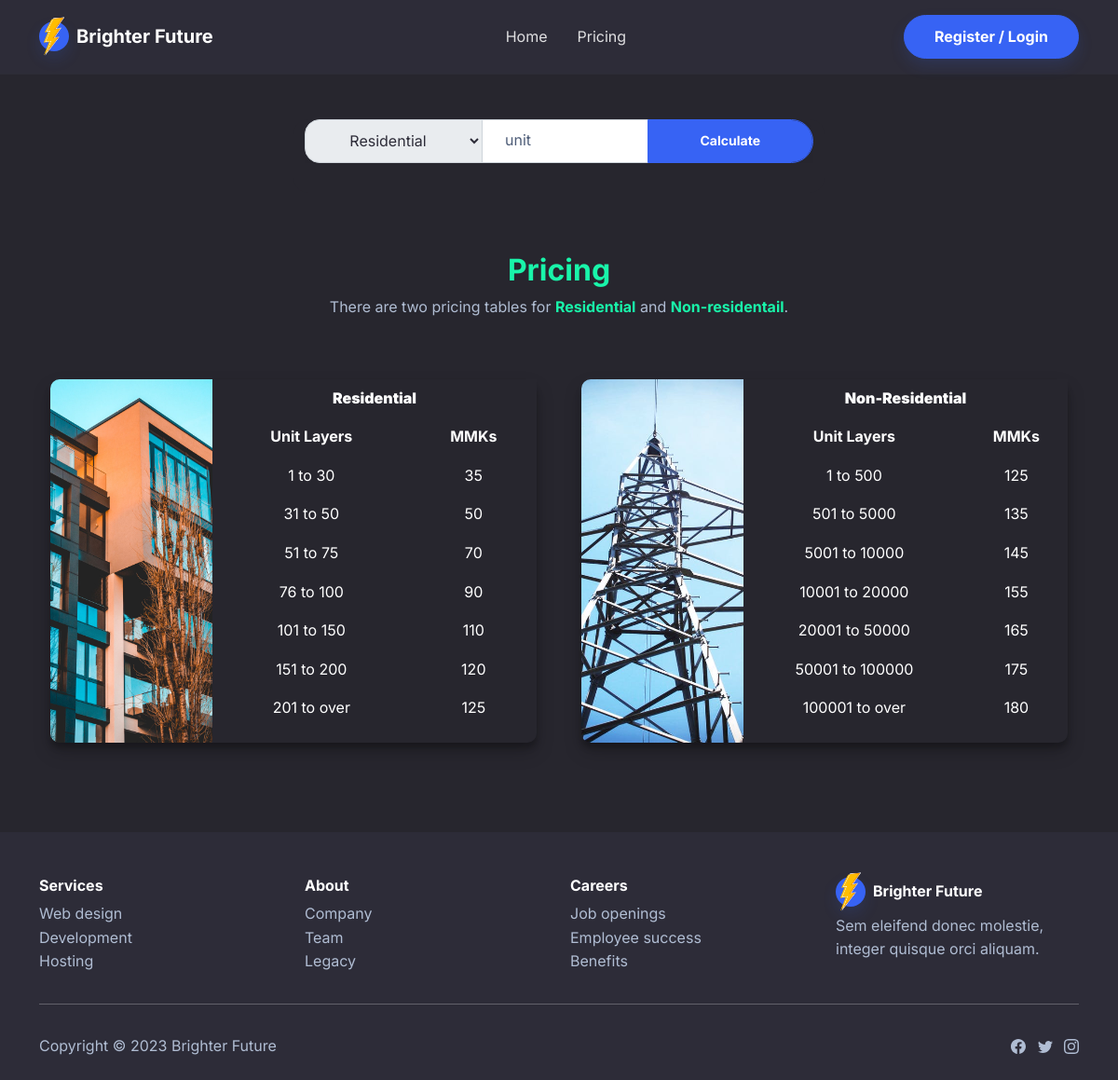
/pricing.php, run on the app's committed database.
### tables this page shows
CREATE TABLE `residentail_price` (
  `id` int(11) NOT NULL,
  `start` int(11) NOT NULL,
  `end` int(11) NOT NULL,
  `price` int(11) NOT NULL
);

CREATE TABLE `non_residentail_price` (
  `id` int(11) NOT NULL,
  `start` int(11) NOT NULL,
  `end` int(11) NOT NULL,
  `price` int(11) NOT NULL
);

### bootstrap.php (called while the page is built, shortened)
<?php
require "dbconnect.php";
$pdo = getPDO();
$db = new DataBase($pdo);

### dbconnect.php (called while the page is built, shortened)
<?php
class DataBase
{
  public $db;
  function __construct($db)
  {
    try {
      $pdo = new PDO("mysql:host=localhost;dbname=original", "root", "");
    } catch (PDOException $e) {
      echo $e->getMessage();
      die();
    }
    $this->db = $pdo;
  }
  public function getResdentailPrice()
  {
    $statement = $this->db->prepare("select * from residentail_price ");
    $statement->execute();
    $billings = $statement->fetchAll(PDO::FETCH_OBJ);
    return $billings;
  }
  public function getNonResdentailPrice()
  {
    $statement = $this->db->prepare("select * from non_residentail_price ");
    $statement->execute();
    $billings = $statement->fetchAll(PDO::FETCH_OBJ);
    return $billings;
  }
}

### pricing.php (the view, shortened to what this page needs)
<?php include "nav.php"; ?>
<?php
$prices_R = $db->getResdentailPrice();
$prices_N = $db->getNonResdentailPrice();
?>
<!DOCTYPE html>
<html lang="en">
<head>
    <link rel="stylesheet" href="assets/bootstrap/css/bootstrap.min.css">
    <link rel="stylesheet" href="assets/css/dh-card-image-left-dark.css">
</head>
<body>
    <section class="py-5 bg-dark">
        <div class="container">
            <div class="row justify-content-center">
                <div class="card col-md-6 bg-dark">
                    <div class="card-header p-0">
                        <div class="row">
                            <form action="#" method="post">
                                <div class="input-group col-md-6">
                                    <select class="input-group-text" name="type" id="">
                                        <option value="1">Residential</option>
                                    </select>
                                    <input class="form-control" placeholder="unit" name="unit" type="number" min="0" />
                                    <button class="btn btn-sm btn-primary form-control" type="submit"
                                        name="calculate">Calculate</button>
                                </div>
                            </form>
                        </div>
                    </div>
                    <div class="card-body h-100">
                    </div>
                </div>
            </div>
        </div>
    </section>
    <section class="py-5 bg-dark" style="margin-top:-80px;">
        <div class="container py-5">
            <div class="row mb-5">
                <div class="col-md-8 col-xl-6 text-center mx-auto">
                    <h2 class="fw-bold text-success">Pricing</h2>
                    <p class="text-muted">There are two pricing tables for <strong
                            class="text-success">Residential</strong> and
                        <strong class="text-success">Non-residentail</strong>.
                    </p>
                </div>
            </div>
            <div class="row">
                <div class="col-md-6">
                    <section>
                        <div class="container">
                            <div class="photo-card bg-dark">
                                <div class="photo-background "
                                    style="background-image: url('assets/img/products/5.jpeg');">
                                </div>
                                <table class="table table-dark  table-borderless align-middle">
                                    <thead class="bg-dark">
                                        <tr>
                                            <th colspan="2" class="text-center"><strong>Residential</strong></th>
                                        </tr>
                                        <tr class="text-center">
                                            <th>Unit Layers</th>
                                            <th>MMKs</th>
                                        </tr>
                                    </thead>
                                    <tbody>
                                        <?php foreach ($prices_R as $price): ?>
                                            <tr class="text-center">
                                                <td>
                                                    <?php echo $price->start . " to ";
                                                    echo 0 == $price->end ? "over" : $price->end; ?>
                                                </td>
                                                <td>
                                                    <?php echo $price->price; ?>
                                                </td>
                                            </tr>
                                        <?php endforeach; ?>
                                    </tbody>
                                </table>
                            </div>
                        </div>
                    </section>
                </div>
                <div class="col-md-6">
                    <section>
                        <div class="container">
                            <div class="photo-card bg-dark">
                                <div class="photo-background "
                                    style="background-image: url('assets/img/products/2.jpeg');"></div>
                                <table class="table table-borderless table-dark align-middle">
                                    <thead class="bg-dark">
                                        <tr>
                                            <th colspan="2" class="text-center"><strong>Non-Residential</strong></th>
                                        </tr>
                                        <tr class="text-center">
                                            <th>Unit Layers</th>
                                            <th>MMKs</th>
                                        </tr>
                                    </thead>
                                    <tbody>
                                        <?php foreach ($prices_N as $price): ?>
                                            <tr class="text-center">
                                                <td>
                                                    <?php echo $price->start . " to ";
                                                    echo 0 == $price->end ? "over" : $price->end; ?>
                                                </td>
                                                <td>
                                                    <?php echo $price->price; ?>
                                                </td>
                                            </tr>
                                        <?php endforeach; ?>
                                    </tbody>
                                </table>
                            </div>
                        </div>
                    </section>
                </div>
            </div>
        </div>
    </section>
    <?php include "footer.php"; ?>
</body>
</html>

### nav.php (shortened to what this page needs)
<?php require "bootstrap.php"; ?>
<!DOCTYPE html>
<html lang="en">
<head>
    <link rel="stylesheet" href="assets/bootstrap/css/bootstrap.min.css">
    <link rel="stylesheet" href="https://cdn.jsdelivr.net/npm/bootstrap-icons@1.10.5/font/bootstrap-icons.css">
    <link rel="stylesheet" href="assets/css/Ludens-Client---Login-Dropdown.css">
</head>
<body>
    <nav class="navbar navbar-dark navbar-expand-md sticky-top py-3" id="mainNav">
        <div class="container"><a class="navbar-brand d-flex align-items-center" href="/"><span
                    class="bs-icon-sm bs-icon-circle bs-icon-primary shadow d-flex justify-content-center align-items-center me-2 bs-icon"><img
                        style="height: 3rem; " src="assets/img/brands/brand-logo.png"
                        alt="brand-logo"></span><span>Brighter Future</span></a>
            <div class="collapse navbar-collapse" id="navcol-1">
                <ul class="navbar-nav mx-auto">
                    <li class="nav-item"><a class="nav-link" href="index.php">Home</a></li>
                    <li class="nav-item"><a class="nav-link" href="pricing.php">Pricing</a></li>
                </ul>
                <?php if (!isset($_SESSION['current_user'])): ?>
                    <a class="btn btn-primary shadow" role="button" href="signup.php">Register / Login</a>
                <?php endif; ?>
            </div>
        </div>
    </nav>

### footer.php (shortened to what this page needs)
<footer >
        <div class="container py-4 py-lg-5">
            <div class="row justify-content-center">
                <div class="col-sm-4 col-md-3 text-center text-lg-start d-flex flex-column">
                    <h3 class="fs-6 fw-bold">Services</h3>
                    <ul class="list-unstyled">
                        <li><a href="#">Web design</a></li>
                        <li><a href="#">Development</a></li>
                        <li><a href="#">Hosting</a></li>
                    </ul>
                </div>
                <div class="col-sm-4 col-md-3 text-center text-lg-start d-flex flex-column">
                    <h3 class="fs-6 fw-bold">About</h3>
                    <ul class="list-unstyled">
                        <li><a href="#">Company</a></li>
                        <li><a href="#">Team</a></li>
                        <li><a href="#">Legacy</a></li>
                    </ul>
                </div>
                <div class="col-sm-4 col-md-3 text-center text-lg-start d-flex flex-column">
                    <h3 class="fs-6 fw-bold">Careers</h3>
                    <ul class="list-unstyled">
                        <li><a href="#">Job openings</a></li>
                        <li><a href="#">Employee success</a></li>
                        <li><a href="#">Benefits</a></li>
                    </ul>
                </div>
                <div
                    class="col-lg-3 text-center text-lg-start d-flex flex-column align-items-center order-first align-items-lg-start order-lg-last">
                    <div class="fw-bold d-flex align-items-center mb-2">
                        <a class="navbar-brand d-flex align-items-center" href="/"><span
                                class="bs-icon-sm bs-icon-circle bs-icon-primary shadow d-flex justify-content-center align-items-center me-2 bs-icon"><img
                                    style="height: 3rem; " src="assets/img/brands/brand-logo.png"
                                    alt="brand-logo"></span><span>Brighter Future</span></a>
                    </div>
                    <p class="text-muted">Sem eleifend donec molestie, integer quisque orci aliquam.</p>
                </div>
            </div>
            <hr>
            <div class="text-muted d-flex justify-content-between align-items-center pt-3">
                <p class="mb-0">Copyright © 2023 Brighter Future</p>
                <ul class="list-inline mb-0">
                    <li class="list-inline-item"></li>
                    <li class="list-inline-item"></li>
                    <li class="list-inline-item"></li>
                </ul>
            </div>
        </div>
    </footer>

### assets/css/dh-card-image-left-dark.css (style rules this page uses)
.photo-card { background-color: #2d3638; border-radius: 10px; box-shadow: 0 10px 20px rgba(0, 0, 0, 0.19), 0 6px 6px rgba(0, 0, 0, 0.23); display: flex; flex-direction: column; width: 100%; max-width: 700px; margin-left: auto; margin-right: auto; }
@media screen and (min-width: 700px) { .photo-card { flex-direction: row; } }
.photo-background { background-position: center; background-size: cover; border-top-left-radius: 10px; border-top-right-radius: 10px; min-height: 250px; }
@media screen and (min-width: 700px) { .photo-background { border-top-left-radius: 10px; border-top-right-radius: 0; border-bottom-left-radius: 10px; min-height: none; width: 50%; } }

### data on the page
residentail_price: start "1", end "30", price "35"
residentail_price: start "31", end "50", price "50"
residentail_price: start "51", end "75", price "70"
residentail_price: start "76", end "100", price "90"
residentail_price: start "101", end "150", price "110"
residentail_price: start "151", end "200", price "120"
residentail_price: start "201", end "over", price "125"
non_residentail_price: start "1", end "500", price "125"
non_residentail_price: start "501", end "5000", price "135"
non_residentail_price: start "5001", end "10000", price "145"
non_residentail_price: start "10001", end "20000", price "155"
non_residentail_price: start "20001", end "50000", price "165"
non_residentail_price: start "50001", end "100000", price "175"
non_residentail_price: start "100001", end "over", price "180"
